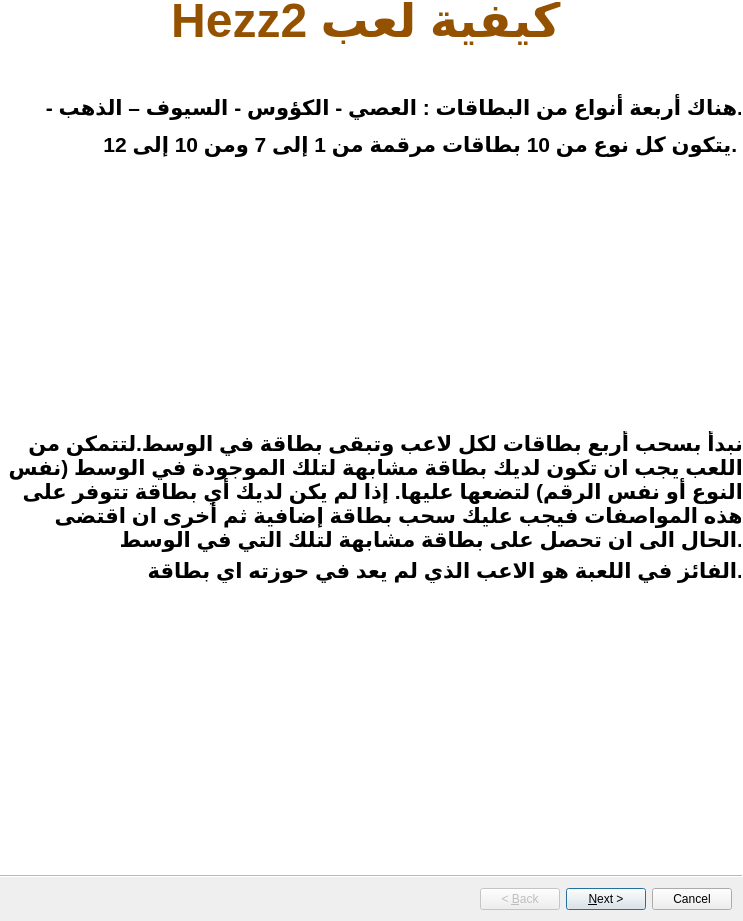
<?xml version="1.0" encoding="UTF-8"?>
<ui version="4.0">
 <class>Rule</class>
 <widget class="QWizard" name="Rule">
  <property name="geometry">
   <rect>
    <x>0</x>
    <y>0</y>
    <width>743</width>
    <height>921</height>
   </rect>
  </property>
  <property name="sizePolicy">
   <sizepolicy hsizetype="Expanding" vsizetype="Expanding">
    <horstretch>0</horstretch>
    <verstretch>0</verstretch>
   </sizepolicy>
  </property>
  <property name="windowTitle">
   <string>قواعد اللعبة</string>
  </property>
  <property name="styleSheet">
   <string notr="true"/>
  </property>
  <property name="wizardStyle">
   <enum>QWizard::ModernStyle</enum>
  </property>
  <widget class="QWizardPage" name="wizardPage1">
   <widget class="QWidget" name="layoutWidget">
    <property name="geometry">
     <rect>
      <x>0</x>
      <y>-10</y>
      <width>741</width>
      <height>591</height>
     </rect>
    </property>
    <layout class="QVBoxLayout" name="verticalLayout">
     <item>
      <widget class="QLabel" name="label_7">
       <property name="styleSheet">
        <string notr="true">font: 13pt &quot;Mali&quot;;
color: rgb(148, 82, 0);</string>
       </property>
       <property name="locale">
        <locale language="Arabic" country="Morocco"/>
       </property>
       <property name="text">
        <string>&lt;html&gt;&lt;head/&gt;&lt;body&gt;&lt;p&gt;&lt;span style=&quot; font-size:36pt; font-weight:700;&quot;&gt;Hezz2 كيفية لعب   &lt;/span&gt;&lt;/p&gt;&lt;/body&gt;&lt;/html&gt;</string>
       </property>
       <property name="alignment">
        <set>Qt::AlignCenter</set>
       </property>
      </widget>
     </item>
     <item>
      <widget class="QLabel" name="label">
       <property name="sizePolicy">
        <sizepolicy hsizetype="Expanding" vsizetype="Expanding">
         <horstretch>0</horstretch>
         <verstretch>0</verstretch>
        </sizepolicy>
       </property>
       <property name="styleSheet">
        <string notr="true"/>
       </property>
       <property name="text">
        <string>&lt;html&gt;&lt;head/&gt;&lt;body&gt;&lt;p&gt;&lt;br/&gt;&lt;/p&gt;&lt;p&gt;&lt;span style=&quot; font-size:16pt; font-weight:700;&quot;&gt;- هناك أربعة أنواع من البطاقات : العصي - الكؤوس - السيوف – الذهب.&lt;/span&gt;&lt;/p&gt;&lt;p&gt;&lt;span style=&quot; font-size:16pt; font-weight:700;&quot;&gt;يتكون كل نوع من 10 بطاقات مرقمة من 1 إلى 7 ومن 10 إلى 12. &lt;/span&gt;&lt;/p&gt;&lt;/body&gt;&lt;/html&gt;</string>
       </property>
       <property name="textFormat">
        <enum>Qt::RichText</enum>
       </property>
       <property name="scaledContents">
        <bool>true</bool>
       </property>
       <property name="alignment">
        <set>Qt::AlignRight|Qt::AlignTop|Qt::AlignTrailing</set>
       </property>
       <property name="wordWrap">
        <bool>true</bool>
       </property>
       <property name="margin">
        <number>18</number>
       </property>
       <property name="indent">
        <number>0</number>
       </property>
       <property name="openExternalLinks">
        <bool>false</bool>
       </property>
      </widget>
     </item>
     <item>
      <layout class="QHBoxLayout" name="horizontalLayout">
       <property name="spacing">
        <number>6</number>
       </property>
       <property name="leftMargin">
        <number>100</number>
       </property>
       <property name="topMargin">
        <number>0</number>
       </property>
       <property name="rightMargin">
        <number>100</number>
       </property>
       <item>
        <widget class="QLabel" name="label_2">
         <property name="maximumSize">
          <size>
           <width>100</width>
           <height>80</height>
          </size>
         </property>
         <property name="text">
          <string/>
         </property>
         <property name="pixmap">
          <pixmap resource="type.qrc">:/Downloads/cup.jpg</pixmap>
         </property>
         <property name="scaledContents">
          <bool>true</bool>
         </property>
        </widget>
       </item>
       <item>
        <widget class="QLabel" name="label_4">
         <property name="maximumSize">
          <size>
           <width>100</width>
           <height>80</height>
          </size>
         </property>
         <property name="text">
          <string/>
         </property>
         <property name="pixmap">
          <pixmap resource="type.qrc">:/Downloads/stick.jpg</pixmap>
         </property>
         <property name="scaledContents">
          <bool>true</bool>
         </property>
        </widget>
       </item>
       <item>
        <widget class="QLabel" name="label_5">
         <property name="maximumSize">
          <size>
           <width>100</width>
           <height>80</height>
          </size>
         </property>
         <property name="text">
          <string/>
         </property>
         <property name="pixmap">
          <pixmap resource="type.qrc">:/Downloads/gold.jpg</pixmap>
         </property>
         <property name="scaledContents">
          <bool>true</bool>
         </property>
        </widget>
       </item>
       <item>
        <widget class="QLabel" name="label_6">
         <property name="maximumSize">
          <size>
           <width>100</width>
           <height>80</height>
          </size>
         </property>
         <property name="text">
          <string/>
         </property>
         <property name="pixmap">
          <pixmap resource="type.qrc">:/Downloads/sword.jpg</pixmap>
         </property>
         <property name="scaledContents">
          <bool>true</bool>
         </property>
        </widget>
       </item>
      </layout>
     </item>
     <item>
      <widget class="QLabel" name="label_3">
       <property name="maximumSize">
        <size>
         <width>750</width>
         <height>550</height>
        </size>
       </property>
       <property name="text">
        <string>&lt;html&gt;&lt;head/&gt;&lt;body&gt;&lt;p align=&quot;right&quot;&gt;&lt;span style=&quot; font-size:16pt; font-weight:700;&quot;&gt;نبدأ بسحب أربع بطاقات لكل لاعب وتبقى بطاقة في الوسط.لتتمكن من اللعب يجب ان تكون لديك بطاقة مشابهة لتلك الموجودة في الوسط (نفس النوع أو نفس الرقم) لتضعها عليها. إذا لم يكن لديك أي بطاقة تتوفر على هذه المواصفات فيجب عليك سحب بطاقة إضافية ثم أخرى ان اقتضى الحال الى ان تحصل على بطاقة مشابهة لتلك التي في الوسط.&lt;/span&gt;&lt;/p&gt;&lt;/body&gt;&lt;/html&gt;</string>
       </property>
       <property name="alignment">
        <set>Qt::AlignLeading|Qt::AlignLeft|Qt::AlignTop</set>
       </property>
       <property name="wordWrap">
        <bool>true</bool>
       </property>
       <property name="margin">
        <number>18</number>
       </property>
      </widget>
     </item>
     <item>
      <widget class="QLabel" name="label_15">
       <property name="text">
        <string>&lt;html&gt;&lt;head/&gt;&lt;body&gt;&lt;p align=&quot;right&quot;&gt;&lt;span style=&quot; font-size:16pt; font-weight:700;&quot;&gt;الفائز في اللعبة هو الاعب الذي لم يعد في حوزته اي بطاقة.&lt;/span&gt;&lt;/p&gt;&lt;/body&gt;&lt;/html&gt;</string>
       </property>
       <property name="margin">
        <number>18</number>
       </property>
      </widget>
     </item>
    </layout>
   </widget>
  </widget>
  <widget class="QWizardPage" name="wizardPage2">
   <widget class="QWidget" name="verticalLayoutWidget">
    <property name="geometry">
     <rect>
      <x>20</x>
      <y>0</y>
      <width>1360</width>
      <height>867</height>
     </rect>
    </property>
    <layout class="QVBoxLayout" name="verticalLayout_2">
     <property name="spacing">
      <number>0</number>
     </property>
     <property name="leftMargin">
      <number>0</number>
     </property>
     <property name="bottomMargin">
      <number>0</number>
     </property>
     <item>
      <widget class="QLabel" name="label_8">
       <property name="maximumSize">
        <size>
         <width>16777215</width>
         <height>16777215</height>
        </size>
       </property>
       <property name="locale">
        <locale language="Arabic" country="Morocco"/>
       </property>
       <property name="text">
        <string>&lt;html&gt;&lt;head/&gt;&lt;body&gt;&lt;p align=&quot;right&quot;&gt;&lt;span style=&quot; font-size:16pt; font-weight:700;&quot;&gt;إذا لعبت بطاقة تحمل رقم 1 فلا يمكن للاعب التالي ان يلعب. لكن يمكنه اللعب إذا كان لديه هو أيضًا بطاقة لها رقم 1 ، بغض النظر عن نوعها ، وفي هذه الحالة لن يلعب اللاعب التالي وهلم جرا.&lt;/span&gt;&lt;/p&gt;&lt;/body&gt;&lt;/html&gt;</string>
       </property>
       <property name="alignment">
        <set>Qt::AlignBottom|Qt::AlignLeading|Qt::AlignLeft</set>
       </property>
       <property name="wordWrap">
        <bool>true</bool>
       </property>
       <property name="margin">
        <number>18</number>
       </property>
      </widget>
     </item>
     <item>
      <layout class="QHBoxLayout" name="horizontalLayout_3">
       <item>
        <layout class="QHBoxLayout" name="horizontalLayout_2" stretch="0,0,0,0">
         <property name="spacing">
          <number>0</number>
         </property>
         <property name="sizeConstraint">
          <enum>QLayout::SetDefaultConstraint</enum>
         </property>
         <property name="leftMargin">
          <number>100</number>
         </property>
         <property name="topMargin">
          <number>0</number>
         </property>
         <property name="rightMargin">
          <number>800</number>
         </property>
         <item>
          <widget class="QLabel" name="label_11">
           <property name="maximumSize">
            <size>
             <width>100</width>
             <height>150</height>
            </size>
           </property>
           <property name="text">
            <string/>
           </property>
           <property name="pixmap">
            <pixmap resource="type.qrc">:/Downloads/sword1.jpg</pixmap>
           </property>
           <property name="scaledContents">
            <bool>true</bool>
           </property>
          </widget>
         </item>
         <item>
          <widget class="QLabel" name="label_13">
           <property name="maximumSize">
            <size>
             <width>100</width>
             <height>150</height>
            </size>
           </property>
           <property name="text">
            <string/>
           </property>
           <property name="pixmap">
            <pixmap resource="type.qrc">:/Downloads/stick1.jpg</pixmap>
           </property>
           <property name="scaledContents">
            <bool>true</bool>
           </property>
          </widget>
         </item>
         <item>
          <widget class="QLabel" name="label_12">
           <property name="maximumSize">
            <size>
             <width>100</width>
             <height>150</height>
            </size>
           </property>
           <property name="text">
            <string/>
           </property>
           <property name="pixmap">
            <pixmap resource="type.qrc">:/Downloads/gold1.jpg</pixmap>
           </property>
           <property name="scaledContents">
            <bool>true</bool>
           </property>
          </widget>
         </item>
         <item>
          <widget class="QLabel" name="label_14">
           <property name="maximumSize">
            <size>
             <width>100</width>
             <height>150</height>
            </size>
           </property>
           <property name="text">
            <string/>
           </property>
           <property name="pixmap">
            <pixmap resource="type.qrc">:/Downloads/cup1.jpg</pixmap>
           </property>
           <property name="scaledContents">
            <bool>true</bool>
           </property>
          </widget>
         </item>
        </layout>
       </item>
      </layout>
     </item>
     <item>
      <widget class="QLabel" name="label_10">
       <property name="text">
        <string>&lt;html&gt;&lt;head/&gt;&lt;body&gt;&lt;p align=&quot;right&quot;&gt;&lt;span style=&quot; font-size:16pt; font-weight:700;&quot;&gt;إذا لعبت بطاقة رقمها 2 ، فلن يلعب اللاعب التالي وسيُطلب منه سحب ورقتين إضافيتين، أما إذا كانت لديه هو الاخر بطاقة تحمل رقم 2 ، في هذه الحالة ، سيكون قادرًا على اللعب وسيكون اللاعب التالي ملزمًا بسحب 4 بطاقات أخرى (2+2 مجموع البطاقات الاضافية السابقة) ...&lt;/span&gt;&lt;/p&gt;&lt;/body&gt;&lt;/html&gt;</string>
       </property>
       <property name="wordWrap">
        <bool>true</bool>
       </property>
       <property name="margin">
        <number>0</number>
       </property>
      </widget>
     </item>
     <item>
      <layout class="QHBoxLayout" name="horizontalLayout_4">
       <item>
        <layout class="QHBoxLayout" name="horizontalLayout_5">
         <property name="leftMargin">
          <number>100</number>
         </property>
         <property name="rightMargin">
          <number>800</number>
         </property>
         <item>
          <widget class="QLabel" name="label_16">
           <property name="maximumSize">
            <size>
             <width>100</width>
             <height>150</height>
            </size>
           </property>
           <property name="text">
            <string/>
           </property>
           <property name="pixmap">
            <pixmap resource="type.qrc">:/Downloads/sword2.jpg</pixmap>
           </property>
           <property name="scaledContents">
            <bool>true</bool>
           </property>
          </widget>
         </item>
         <item>
          <widget class="QLabel" name="label_17">
           <property name="maximumSize">
            <size>
             <width>100</width>
             <height>150</height>
            </size>
           </property>
           <property name="text">
            <string/>
           </property>
           <property name="pixmap">
            <pixmap resource="type.qrc">:/Downloads/stick2.jpg</pixmap>
           </property>
           <property name="scaledContents">
            <bool>true</bool>
           </property>
          </widget>
         </item>
         <item>
          <widget class="QLabel" name="label_18">
           <property name="maximumSize">
            <size>
             <width>100</width>
             <height>150</height>
            </size>
           </property>
           <property name="text">
            <string/>
           </property>
           <property name="pixmap">
            <pixmap resource="type.qrc">:/Downloads/gold2.jpg</pixmap>
           </property>
           <property name="scaledContents">
            <bool>true</bool>
           </property>
           <property name="wordWrap">
            <bool>false</bool>
           </property>
          </widget>
         </item>
         <item>
          <widget class="QLabel" name="label_19">
           <property name="maximumSize">
            <size>
             <width>100</width>
             <height>150</height>
            </size>
           </property>
           <property name="text">
            <string/>
           </property>
           <property name="pixmap">
            <pixmap resource="type.qrc">:/Downloads/cup2.jpg</pixmap>
           </property>
           <property name="scaledContents">
            <bool>true</bool>
           </property>
          </widget>
         </item>
        </layout>
       </item>
      </layout>
     </item>
     <item>
      <widget class="QLabel" name="label_9">
       <property name="maximumSize">
        <size>
         <width>800</width>
         <height>1000</height>
        </size>
       </property>
       <property name="styleSheet">
        <string notr="true"/>
       </property>
       <property name="text">
        <string>&lt;html&gt;&lt;head/&gt;&lt;body&gt;&lt;p align=&quot;right&quot;&gt;&lt;span style=&quot; font-size:16pt; font-weight:700;&quot;&gt;إذا لعبت بطاقة رقمها 7 ، في هذه الحالة يحق لك تغيير نوع البطاقة حسب اختيارك.&lt;/span&gt;&lt;/p&gt;&lt;/body&gt;&lt;/html&gt;</string>
       </property>
       <property name="margin">
        <number>18</number>
       </property>
      </widget>
     </item>
     <item>
      <layout class="QHBoxLayout" name="horizontalLayout_6">
       <item>
        <layout class="QHBoxLayout" name="horizontalLayout_7" stretch="0,0,0,0">
         <property name="spacing">
          <number>0</number>
         </property>
         <property name="sizeConstraint">
          <enum>QLayout::SetFixedSize</enum>
         </property>
         <property name="leftMargin">
          <number>100</number>
         </property>
         <property name="rightMargin">
          <number>800</number>
         </property>
         <item>
          <widget class="QLabel" name="label_20">
           <property name="maximumSize">
            <size>
             <width>100</width>
             <height>150</height>
            </size>
           </property>
           <property name="text">
            <string/>
           </property>
           <property name="pixmap">
            <pixmap resource="type.qrc">:/Downloads/sword7.jpg</pixmap>
           </property>
           <property name="scaledContents">
            <bool>true</bool>
           </property>
          </widget>
         </item>
         <item>
          <widget class="QLabel" name="label_21">
           <property name="maximumSize">
            <size>
             <width>100</width>
             <height>150</height>
            </size>
           </property>
           <property name="text">
            <string/>
           </property>
           <property name="pixmap">
            <pixmap resource="type.qrc">:/Downloads/stick7.jpg</pixmap>
           </property>
           <property name="scaledContents">
            <bool>true</bool>
           </property>
          </widget>
         </item>
         <item>
          <widget class="QLabel" name="label_22">
           <property name="maximumSize">
            <size>
             <width>100</width>
             <height>150</height>
            </size>
           </property>
           <property name="text">
            <string/>
           </property>
           <property name="pixmap">
            <pixmap resource="type.qrc">:/Downloads/gold7.jpg</pixmap>
           </property>
           <property name="scaledContents">
            <bool>true</bool>
           </property>
          </widget>
         </item>
         <item>
          <widget class="QLabel" name="label_23">
           <property name="maximumSize">
            <size>
             <width>100</width>
             <height>150</height>
            </size>
           </property>
           <property name="text">
            <string/>
           </property>
           <property name="pixmap">
            <pixmap resource="type.qrc">:/Downloads/cup7.jpg</pixmap>
           </property>
           <property name="scaledContents">
            <bool>true</bool>
           </property>
          </widget>
         </item>
        </layout>
       </item>
      </layout>
     </item>
    </layout>
   </widget>
  </widget>
 </widget>
 <resources>
  <include location="type.qrc"/>
 </resources>
 <connections/>
</ui>
